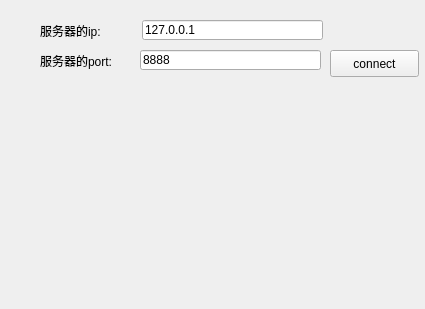
<?xml version="1.0" encoding="UTF-8"?>
<ui version="4.0">
 <class>ClientWidget</class>
 <widget class="QWidget" name="ClientWidget">
  <property name="geometry">
   <rect>
    <x>0</x>
    <y>0</y>
    <width>425</width>
    <height>309</height>
   </rect>
  </property>
  <property name="windowTitle">
   <string>Form</string>
  </property>
  <widget class="QLabel" name="labelIP">
   <property name="geometry">
    <rect>
     <x>40</x>
     <y>20</y>
     <width>91</width>
     <height>21</height>
    </rect>
   </property>
   <property name="text">
    <string>服务器的ip:</string>
   </property>
  </widget>
  <widget class="QLineEdit" name="lineEditIP">
   <property name="geometry">
    <rect>
     <x>142</x>
     <y>20</y>
     <width>181</width>
     <height>20</height>
    </rect>
   </property>
   <property name="text">
    <string>127.0.0.1</string>
   </property>
  </widget>
  <widget class="QLineEdit" name="lineEditPort">
   <property name="geometry">
    <rect>
     <x>140</x>
     <y>50</y>
     <width>181</width>
     <height>20</height>
    </rect>
   </property>
   <property name="text">
    <string>8888</string>
   </property>
  </widget>
  <widget class="QLabel" name="labelPort">
   <property name="geometry">
    <rect>
     <x>40</x>
     <y>50</y>
     <width>91</width>
     <height>21</height>
    </rect>
   </property>
   <property name="text">
    <string>服务器的port:</string>
   </property>
  </widget>
  <widget class="QPushButton" name="pushButtonConnect">
   <property name="geometry">
    <rect>
     <x>330</x>
     <y>50</y>
     <width>89</width>
     <height>27</height>
    </rect>
   </property>
   <property name="text">
    <string>connect</string>
   </property>
  </widget>
 </widget>
 <resources/>
 <connections/>
</ui>
